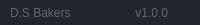
              <widget class="QFrame" name="frame_grip">
               <property name="minimumSize">
                <size>
                 <width>0</width>
                 <height>25</height>
                </size>
               </property>
               <property name="maximumSize">
                <size>
                 <width>16777215</width>
                 <height>25</height>
                </size>
               </property>
               <property name="styleSheet">
                <string notr="true">background-color: rgb(33, 37, 43);</string>
               </property>
               <property name="frameShape">
                <enum>QFrame::NoFrame</enum>
               </property>
               <property name="frameShadow">
                <enum>QFrame::Raised</enum>
               </property>
               <layout class="QHBoxLayout" name="horizontalLayout_6">
                <property name="spacing">
                 <number>0</number>
                </property>
                <property name="leftMargin">
                 <number>0</number>
                </property>
                <property name="topMargin">
                 <number>0</number>
                </property>
                <property name="rightMargin">
                 <number>2</number>
                </property>
                <property name="bottomMargin">
                 <number>0</number>
                </property>
                <item>
                 <widget class="QFrame" name="frame_label_bottom">
                  <property name="frameShape">
                   <enum>QFrame::NoFrame</enum>
                  </property>
                  <property name="frameShadow">
                   <enum>QFrame::Raised</enum>
                  </property>
                  <layout class="QHBoxLayout" name="horizontalLayout_7">
                   <property name="spacing">
                    <number>0</number>
                   </property>
                   <property name="leftMargin">
                    <number>10</number>
                   </property>
                   <property name="topMargin">
                    <number>0</number>
                   </property>
                   <property name="rightMargin">
                    <number>10</number>
                   </property>
                   <property name="bottomMargin">
                    <number>0</number>
                   </property>
                   <item>
                    <widget class="QLabel" name="label_credits">
                     <property name="font">
                      <font>
                       <family>Segoe UI</family>
                      </font>
                     </property>
                     <property name="styleSheet">
                      <string notr="true">color: rgb(98, 103, 111);</string>
                     </property>
                     <property name="text">
                      <string>D.S Bakers</string>
                     </property>
                    </widget>
                   </item>
                   <item>
                    <widget class="QLabel" name="label_version">
                     <property name="maximumSize">
                      <size>
                       <width>100</width>
                       <height>16777215</height>
                      </size>
                     </property>
                     <property name="font">
                      <font>
                       <family>Segoe UI</family>
                      </font>
                     </property>
                     <property name="styleSheet">
                      <string notr="true">color: rgb(98, 103, 111);</string>
                     </property>
                     <property name="text">
                      <string>v1.0.0</string>
                     </property>
                     <property name="alignment">
                      <set>Qt::AlignRight|Qt::AlignTrailing|Qt::AlignVCenter</set>
                     </property>
                    </widget>
                   </item>
                  </layout>
                 </widget>
                </item>
                <item>
                 <widget class="QFrame" name="frame_size_grip">
                  <property name="maximumSize">
                   <size>
                    <width>20</width>
                    <height>20</height>
                   </size>
                  </property>
                  <property name="styleSheet">
                   <string notr="true">QSizeGrip {
	background-image: url(:/16x16/icons/16x16/cil-size-grip.png);
	background-position: center;
	background-repeat: no-reperat;
}</string>
                  </property>
                  <property name="frameShape">
                   <enum>QFrame::NoFrame</enum>
                  </property>
                  <property name="frameShadow">
                   <enum>QFrame::Raised</enum>
                  </property>
                 </widget>
                </item>
               </layout>
              </widget>
